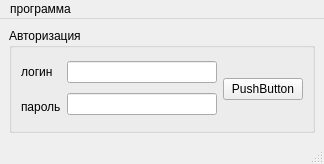
<?xml version="1.0" encoding="UTF-8"?>
<ui version="4.0">
 <class>login</class>
 <widget class="QMainWindow" name="login">
  <property name="geometry">
   <rect>
    <x>0</x>
    <y>0</y>
    <width>324</width>
    <height>164</height>
   </rect>
  </property>
  <property name="windowTitle">
   <string>login</string>
  </property>
  <widget class="QWidget" name="centralwidget">
   <layout class="QHBoxLayout" name="horizontalLayout_4">
    <item>
     <widget class="QGroupBox" name="groupBox">
      <property name="maximumSize">
       <size>
        <width>311</width>
        <height>161</height>
       </size>
      </property>
      <property name="title">
       <string>Авторизация</string>
      </property>
      <layout class="QHBoxLayout" name="horizontalLayout_3">
       <item>
        <layout class="QHBoxLayout" name="horizontalLayout_2">
         <item>
          <layout class="QHBoxLayout" name="horizontalLayout">
           <item>
            <layout class="QVBoxLayout" name="verticalLayout">
             <item>
              <widget class="QLabel" name="label">
               <property name="text">
                <string>логин</string>
               </property>
              </widget>
             </item>
             <item>
              <widget class="QLabel" name="label_2">
               <property name="text">
                <string>пароль</string>
               </property>
              </widget>
             </item>
            </layout>
           </item>
           <item>
            <layout class="QVBoxLayout" name="verticalLayout_2">
             <item>
              <widget class="QLineEdit" name="log"/>
             </item>
             <item>
              <widget class="QLineEdit" name="pass"/>
             </item>
            </layout>
           </item>
          </layout>
         </item>
         <item>
          <widget class="QPushButton" name="pushButton">
           <property name="text">
            <string>PushButton</string>
           </property>
          </widget>
         </item>
        </layout>
       </item>
      </layout>
     </widget>
    </item>
   </layout>
  </widget>
  <widget class="QMenuBar" name="menubar">
   <property name="geometry">
    <rect>
     <x>0</x>
     <y>0</y>
     <width>324</width>
     <height>21</height>
    </rect>
   </property>
   <widget class="QMenu" name="menu">
    <property name="title">
     <string>программа</string>
    </property>
   </widget>
   <addaction name="menu"/>
  </widget>
  <widget class="QStatusBar" name="statusbar"/>
 </widget>
 <resources/>
 <connections/>
</ui>
